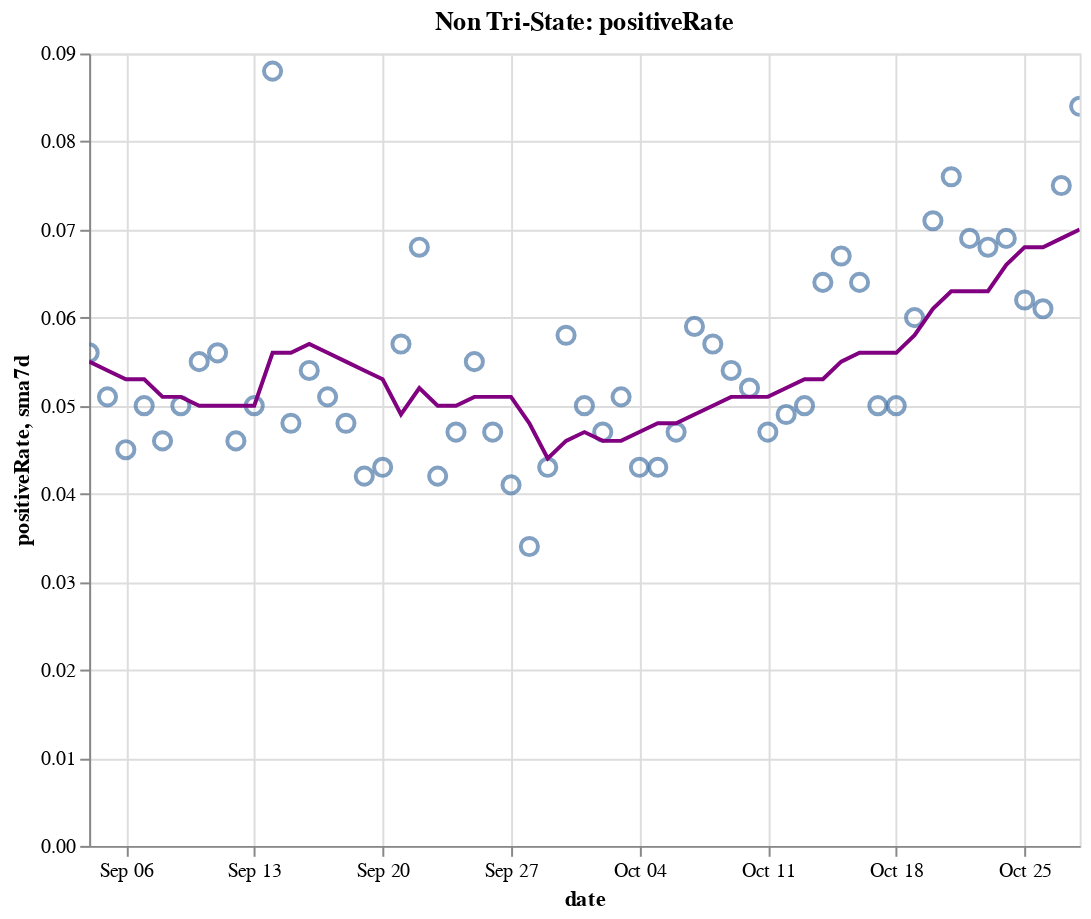

Write notebook code for a chart like this one.
### Code cell
create_plot(non_tristate, 'positiveRate')

### Figure 1 — Vega-Lite specification as saved in the notebook (floating-point values rounded to 4 significant figures)
{"config": {"view": {"continuousWidth": 400, "continuousHeight": 300}}, "layer": [{"layer": [{"mark": {"type": "point", "size": 75}, "encoding": {"tooltip": [{"type": "temporal", "field": "date"}, {"type": "quantitative", "field": "positiveRate"}, {"type": "quantitative", "field": "sma7d"}], "x": {"type": "temporal", "field": "date"}, "y": {"type": "quantitative", "field": "positiveRate"}}, "selection": {"selector016": {"type": "interval", "bind": "scales", "encodings": ["x", "y"]}}}, {"mark": {"type": "line", "color": "purple"}, "encoding": {"x": {"type": "temporal", "field": "date"}, "y": {"type": "quantitative", "field": "sma7d"}}}]}, {"mark": {"type": "rule", "color": "#aaa"}, "encoding": {"x": {"type": "temporal", "field": "date"}}, "transform": [{"filter": {"selection": "selector015"}}]}, {"mark": "circle", "encoding": {"opacity": {"condition": {"value": 1, "selection": "selector015"}, "value": 0}, "tooltip": [{"type": "temporal", "field": "date"}, {"type": "quantitative", "field": "positiveRate"}, {"type": "quantitative", "field": "sma7d"}], "x": {"type": "temporal", "field": "date"}, "y": {"type": "quantitative", "field": "positiveRate"}}, "selection": {"selector015": {"type": "single", "encodings": ["x"], "on": "mouseover", "nearest": true, "empty": "none"}}}, {"mark": {"type": "text", "align": "left", "dx": 5, "dy": -5, "stroke": "white", "strokeWidth": 2}, "encoding": {"text": {"type": "quantitative", "field": "positiveRate"}, "tooltip": [{"type": "temporal", "field": "date"}, {"type": "quantitative", "field": "positiveRate"}, {"type": "quantitative", "field": "sma7d"}], "x": {"type": "temporal", "field": "date"}, "y": {"type": "quantitative", "field": "positiveRate"}}, "transform": [{"filter": {"selection": "selector015"}}]}, {"mark": {"type": "text", "align": "left", "dx": 5, "dy": -5}, "encoding": {"text": {"type": "quantitative", "field": "positiveRate"}, "tooltip": [{"type": "temporal", "field": "date"}, {"type": "quantitative", "field": "positiveRate"}, {"type": "quantitative", "field": "sma7d"}], "x": {"type": "temporal", "field": "date"}, "y": {"type": "quantitative", "field": "positiveRate"}}, "transform": [{"filter": {"selection": "selector015"}}]}], "data": {"name": "data-ca32d35383d22370feafde6eb2ab8439"}, "height": 400, "title": "Non Tri-State: positiveRate", "width": 500, "$schema": "https://vega.github.io/schema/vega-lite/v4.8.1.json", "datasets": {"data-ca32d35383d22370feafde6eb2ab8439": [{"date": "2020-09-04T00:00:00", "totalTestResultsIncrease": 887900.0, "positiveIncrease": 50070.0, "death": 133900.0, "deathIncrease": 986.0, "positiveRate": 0.056, "state": "Non Tri-State", "sma7d": 0.055}, {"date": "2020-09-05T00:00:00", "totalTestResultsIncrease": 862600.0, "positiveIncrease": 43720.0, "death": 134900.0, "deathIncrease": 909.0, "positiveRate": 0.051, "state": "Non Tri-State", "sma7d": 0.054}, {"date": "2020-09-06T00:00:00", "totalTestResultsIncrease": 710000.0, "positiveIncrease": 32030.0, "death": 135300.0, "deathIncrease": 436.0, "positiveRate": 0.045, "state": "Non Tri-State", "sma7d": 0.053}, {"date": "2020-09-07T00:00:00", "totalTestResultsIncrease": 552900.0, "positiveIncrease": 27800.0, "death": 135500.0, "deathIncrease": 221.0, "positiveRate": 0.05, "state": "Non Tri-State", "sma7d": 0.053}, {"date": "2020-09-08T00:00:00", "totalTestResultsIncrease": 458300.0, "positiveIncrease": 20950.0, "death": 135900.0, "deathIncrease": 341.0, "positiveRate": 0.046, "state": "Non Tri-State", "sma7d": 0.051}, {"date": "2020-09-09T00:00:00", "totalTestResultsIncrease": 599400.0, "positiveIncrease": 30080.0, "death": 136900.0, "deathIncrease": 1073.0, "positiveRate": 0.05, "state": "Non Tri-State", "sma7d": 0.051}, {"date": "2020-09-10T00:00:00", "totalTestResultsIncrease": 657100.0, "positiveIncrease": 36130.0, "death": 138100.0, "deathIncrease": 1154.0, "positiveRate": 0.055, "state": "Non Tri-State", "sma7d": 0.05}, {"date": "2020-09-11T00:00:00", "totalTestResultsIncrease": 778200.0, "positiveIncrease": 43290.0, "death": 139100.0, "deathIncrease": 1002.0, "positiveRate": 0.056, "state": "Non Tri-State", "sma7d": 0.05}, {"date": "2020-09-12T00:00:00", "totalTestResultsIncrease": 886300.0, "positiveIncrease": 40770.0, "death": 139900.0, "deathIncrease": 804.0, "positiveRate": 0.046, "state": "Non Tri-State", "sma7d": 0.05}, {"date": "2020-09-13T00:00:00", "totalTestResultsIncrease": 672100.0, "positiveIncrease": 33400.0, "death": 140300.0, "deathIncrease": 379.0, "positiveRate": 0.05, "state": "Non Tri-State", "sma7d": 0.05}, {"date": "2020-09-14T00:00:00", "totalTestResultsIncrease": 367100.0, "positiveIncrease": 32360.0, "death": 140700.0, "deathIncrease": 391.0, "positiveRate": 0.088, "state": "Non Tri-State", "sma7d": 0.056}, {"date": "2020-09-15T00:00:00", "totalTestResultsIncrease": 697800.0, "positiveIncrease": 33730.0, "death": 141700.0, "deathIncrease": 1011.0, "positiveRate": 0.048, "state": "Non Tri-State", "sma7d": 0.056}, {"date": "2020-09-16T00:00:00", "totalTestResultsIncrease": 718000.0, "positiveIncrease": 38780.0, "death": 142900.0, "deathIncrease": 1184.0, "positiveRate": 0.054, "state": "Non Tri-State", "sma7d": 0.057}, {"date": "2020-09-17T00:00:00", "totalTestResultsIncrease": 821200.0, "positiveIncrease": 41890.0, "death": 143700.0, "deathIncrease": 856.0, "positiveRate": 0.051, "state": "Non Tri-State", "sma7d": 0.056}, {"date": "2020-09-18T00:00:00", "totalTestResultsIncrease": 957800.0, "positiveIncrease": 46040.0, "death": 144600.0, "deathIncrease": 883.0, "positiveRate": 0.048, "state": "Non Tri-State", "sma7d": 0.055}, {"date": "2020-09-19T00:00:00", "totalTestResultsIncrease": 1061000.0, "positiveIncrease": 44050.0, "death": 145300.0, "deathIncrease": 735.0, "positiveRate": 0.042, "state": "Non Tri-State", "sma7d": 0.054}, {"date": "2020-09-20T00:00:00", "totalTestResultsIncrease": 817900.0, "positiveIncrease": 34960.0, "death": 145600.0, "deathIncrease": 322.0, "positiveRate": 0.043, "state": "Non Tri-State", "sma7d": 0.053}, {"date": "2020-09-21T00:00:00", "totalTestResultsIncrease": 669400.0, "positiveIncrease": 38000.0, "death": 145900.0, "deathIncrease": 281.0, "positiveRate": 0.057, "state": "Non Tri-State", "sma7d": 0.049}, {"date": "2020-09-22T00:00:00", "totalTestResultsIncrease": 702700.0, "positiveIncrease": 48070.0, "death": 146800.0, "deathIncrease": 842.0, "positiveRate": 0.068, "state": "Non Tri-State", "sma7d": 0.052}, {"date": "2020-09-23T00:00:00", "totalTestResultsIncrease": 895900.0, "positiveIncrease": 37340.0, "death": 147900.0, "deathIncrease": 1145.0, "positiveRate": 0.042, "state": "Non Tri-State", "sma7d": 0.05}, {"date": "2020-09-24T00:00:00", "totalTestResultsIncrease": 893900.0, "positiveIncrease": 42030.0, "death": 148800.0, "deathIncrease": 908.0, "positiveRate": 0.047, "state": "Non Tri-State", "sma7d": 0.05}, {"date": "2020-09-25T00:00:00", "totalTestResultsIncrease": 974200.0, "positiveIncrease": 53920.0, "death": 149700.0, "deathIncrease": 829.0, "positiveRate": 0.055, "state": "Non Tri-State", "sma7d": 0.051}, {"date": "2020-09-26T00:00:00", "totalTestResultsIncrease": 984800.0, "positiveIncrease": 46040.0, "death": 150500.0, "deathIncrease": 859.0, "positiveRate": 0.047, "state": "Non Tri-State", "sma7d": 0.051}, {"date": "2020-09-27T00:00:00", "totalTestResultsIncrease": 818500.0, "positiveIncrease": 33860.0, "death": 150800.0, "deathIncrease": 295.0, "positiveRate": 0.041, "state": "Non Tri-State", "sma7d": 0.051}, {"date": "2020-09-28T00:00:00", "totalTestResultsIncrease": 1006000.0, "positiveIncrease": 34560.0, "death": 151100.0, "deathIncrease": 245.0, "positiveRate": 0.034, "state": "Non Tri-State", "sma7d": 0.048}, {"date": "2020-09-29T00:00:00", "totalTestResultsIncrease": 811600.0, "positiveIncrease": 35060.0, "death": 151800.0, "deathIncrease": 725.0, "positiveRate": 0.043, "state": "Non Tri-State", "sma7d": 0.044}, {"date": "2020-09-30T00:00:00", "totalTestResultsIncrease": 737000.0, "positiveIncrease": 42420.0, "death": 152800.0, "deathIncrease": 1040.0, "positiveRate": 0.058, "state": "Non Tri-State", "sma7d": 0.046}, {"date": "2020-10-01T00:00:00", "totalTestResultsIncrease": 872500.0, "positiveIncrease": 43430.0, "death": 153600.0, "deathIncrease": 832.0, "positiveRate": 0.05, "state": "Non Tri-State", "sma7d": 0.047}, {"date": "2020-10-02T00:00:00", "totalTestResultsIncrease": 983200.0, "positiveIncrease": 46590.0, "death": 154500.0, "deathIncrease": 822.0, "positiveRate": 0.047, "state": "Non Tri-State", "sma7d": 0.046}, {"date": "2020-10-03T00:00:00", "totalTestResultsIncrease": 957100.0, "positiveIncrease": 48660.0, "death": 155200.0, "deathIncrease": 729.0, "positiveRate": 0.051, "state": "Non Tri-State", "sma7d": 0.046}, {"date": "2020-10-04T00:00:00", "totalTestResultsIncrease": 854200.0, "positiveIncrease": 36510.0, "death": 155500.0, "deathIncrease": 348.0, "positiveRate": 0.043, "state": "Non Tri-State", "sma7d": 0.047}, {"date": "2020-10-05T00:00:00", "totalTestResultsIncrease": 838800.0, "positiveIncrease": 35860.0, "death": 155900.0, "deathIncrease": 312.0, "positiveRate": 0.043, "state": "Non Tri-State", "sma7d": 0.048}, {"date": "2020-10-06T00:00:00", "totalTestResultsIncrease": 783000.0, "positiveIncrease": 36470.0, "death": 156500.0, "deathIncrease": 612.0, "positiveRate": 0.047, "state": "Non Tri-State", "sma7d": 0.048}, {"date": "2020-10-07T00:00:00", "totalTestResultsIncrease": 818800.0, "positiveIncrease": 48570.0, "death": 157400.0, "deathIncrease": 901.0, "positiveRate": 0.059, "state": "Non Tri-State", "sma7d": 0.049}, {"date": "2020-10-08T00:00:00", "totalTestResultsIncrease": 902900.0, "positiveIncrease": 51770.0, "death": 158300.0, "deathIncrease": 963.0, "positiveRate": 0.057, "state": "Non Tri-State", "sma7d": 0.05}, {"date": "2020-10-09T00:00:00", "totalTestResultsIncrease": 1001000.0, "positiveIncrease": 54260.0, "death": 159200.0, "deathIncrease": 880.0, "positiveRate": 0.054, "state": "Non Tri-State", "sma7d": 0.051}, {"date": "2020-10-10T00:00:00", "totalTestResultsIncrease": 1065000.0, "positiveIncrease": 55180.0, "death": 159900.0, "deathIncrease": 650.0, "positiveRate": 0.052, "state": "Non Tri-State", "sma7d": 0.051}, {"date": "2020-10-11T00:00:00", "totalTestResultsIncrease": 959700.0, "positiveIncrease": 44900.0, "death": 160300.0, "deathIncrease": 458.0, "positiveRate": 0.047, "state": "Non Tri-State", "sma7d": 0.051}, {"date": "2020-10-12T00:00:00", "totalTestResultsIncrease": 813700.0, "positiveIncrease": 40270.0, "death": 160600.0, "deathIncrease": 271.0, "positiveRate": 0.049, "state": "Non Tri-State", "sma7d": 0.052}, {"date": "2020-10-13T00:00:00", "totalTestResultsIncrease": 919900.0, "positiveIncrease": 45620.0, "death": 161300.0, "deathIncrease": 671.0, "positiveRate": 0.05, "state": "Non Tri-State", "sma7d": 0.053}, {"date": "2020-10-14T00:00:00", "totalTestResultsIncrease": 846000.0, "positiveIncrease": 54390.0, "death": 162100.0, "deathIncrease": 791.0, "positiveRate": 0.064, "state": "Non Tri-State", "sma7d": 0.053}, {"date": "2020-10-15T00:00:00", "totalTestResultsIncrease": 900700.0, "positiveIncrease": 60500.0, "death": 163000.0, "deathIncrease": 929.0, "positiveRate": 0.067, "state": "Non Tri-State", "sma7d": 0.055}, {"date": "2020-10-16T00:00:00", "totalTestResultsIncrease": 1015000.0, "positiveIncrease": 64720.0, "death": 163800.0, "deathIncrease": 860.0, "positiveRate": 0.064, "state": "Non Tri-State", "sma7d": 0.056}, {"date": "2020-10-17T00:00:00", "totalTestResultsIncrease": 1093000.0, "positiveIncrease": 55150.0, "death": 164600.0, "deathIncrease": 769.0, "positiveRate": 0.05, "state": "Non Tri-State", "sma7d": 0.056}, {"date": "2020-10-18T00:00:00", "totalTestResultsIncrease": 920800.0, "positiveIncrease": 46190.0, "death": 165000.0, "deathIncrease": 379.0, "positiveRate": 0.05, "state": "Non Tri-State", "sma7d": 0.056}, {"date": "2020-10-19T00:00:00", "totalTestResultsIncrease": 896800.0, "positiveIncrease": 53750.0, "death": 165400.0, "deathIncrease": 426.0, "positiveRate": 0.06, "state": "Non Tri-State", "sma7d": 0.058}, {"date": "2020-10-20T00:00:00", "totalTestResultsIncrease": 821800.0, "positiveIncrease": 57940.0, "death": 166200.0, "deathIncrease": 801.0, "positiveRate": 0.071, "state": "Non Tri-State", "sma7d": 0.061}, {"date": "2020-10-21T00:00:00", "totalTestResultsIncrease": 754900.0, "positiveIncrease": 57240.0, "death": 167200.0, "deathIncrease": 991.0, "positiveRate": 0.076, "state": "Non Tri-State", "sma7d": 0.063}, {"date": "2020-10-22T00:00:00", "totalTestResultsIncrease": 1013000.0, "positiveIncrease": 69720.0, "death": 168300.0, "deathIncrease": 1108.0, "positiveRate": 0.069, "state": "Non Tri-State", "sma7d": 0.063}, {"date": "2020-10-23T00:00:00", "totalTestResultsIncrease": 1165000.0, "positiveIncrease": 79700.0, "death": 169200.0, "deathIncrease": 888.0, "positiveRate": 0.068, "state": "Non Tri-State", "sma7d": 0.063}, {"date": "2020-10-24T00:00:00", "totalTestResultsIncrease": 1144000.0, "positiveIncrease": 78960.0, "death": 170100.0, "deathIncrease": 869.0, "positiveRate": 0.069, "state": "Non Tri-State", "sma7d": 0.066}, {"date": "2020-10-25T00:00:00", "totalTestResultsIncrease": 1018000.0, "positiveIncrease": 62890.0, "death": 170400.0, "deathIncrease": 361.0, "positiveRate": 0.062, "state": "Non Tri-State", "sma7d": 0.068}, {"date": "2020-10-26T00:00:00", "totalTestResultsIncrease": 951600.0, "positiveIncrease": 57820.0, "death": 170800.0, "deathIncrease": 358.0, "positiveRate": 0.061, "state": "Non Tri-State", "sma7d": 0.068}, {"date": "2020-10-27T00:00:00", "totalTestResultsIncrease": 915900.0, "positiveIncrease": 68920.0, "death": 171700.0, "deathIncrease": 895.0, "positiveRate": 0.075, "state": "Non Tri-State", "sma7d": 0.069}, {"date": "2020-10-28T00:00:00", "totalTestResultsIncrease": 891400.0, "positiveIncrease": 74470.0, "death": 172700.0, "deathIncrease": 983.0, "positiveRate": 0.084, "state": "Non Tri-State", "sma7d": 0.07}]}}
